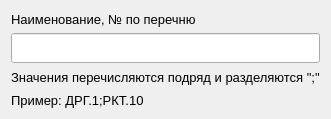
          <widget class="QWidget" name="page_6">
           <property name="geometry">
            <rect>
             <x>0</x>
             <y>0</y>
             <width>330</width>
             <height>119</height>
            </rect>
           </property>
           <attribute name="label">
            <string>Вещество (материал), применяемое при поверке</string>
           </attribute>
           <layout class="QGridLayout" name="gridLayout_15">
            <item row="0" column="0">
             <layout class="QGridLayout" name="gridLayout_11">
              <item row="0" column="0">
               <widget class="QLabel" name="label_21">
                <property name="font">
                 <font>
                  <family>Segoe UI</family>
                  <pointsize>10</pointsize>
                  <weight>50</weight>
                  <bold>false</bold>
                 </font>
                </property>
                <property name="text">
                 <string>Наименование, № по перечню</string>
                </property>
               </widget>
              </item>
              <item row="1" column="0">
               <widget class="QLineEdit" name="lineEdit_18">
                <property name="minimumSize">
                 <size>
                  <width>0</width>
                  <height>30</height>
                 </size>
                </property>
                <property name="font">
                 <font>
                  <family>Segoe UI</family>
                  <pointsize>10</pointsize>
                  <weight>50</weight>
                  <bold>false</bold>
                 </font>
                </property>
                <property name="focusPolicy">
                 <enum>Qt::ClickFocus</enum>
                </property>
                <property name="maxLength">
                 <number>512</number>
                </property>
                <property name="clearButtonEnabled">
                 <bool>false</bool>
                </property>
               </widget>
              </item>
              <item row="2" column="0">
               <widget class="QLabel" name="label_22">
                <property name="font">
                 <font>
                  <family>Segoe UI</family>
                  <pointsize>10</pointsize>
                  <weight>50</weight>
                  <bold>false</bold>
                 </font>
                </property>
                <property name="text">
                 <string>Значения перечисляются подряд и разделяются &quot;;&quot;</string>
                </property>
               </widget>
              </item>
              <item row="3" column="0">
               <widget class="QLabel" name="label_23">
                <property name="font">
                 <font>
                  <family>Segoe UI</family>
                  <pointsize>10</pointsize>
                  <weight>50</weight>
                  <bold>false</bold>
                 </font>
                </property>
                <property name="text">
                 <string>Пример: ДРГ.1;РКТ.10</string>
                </property>
               </widget>
              </item>
             </layout>
            </item>
           </layout>
          </widget>
